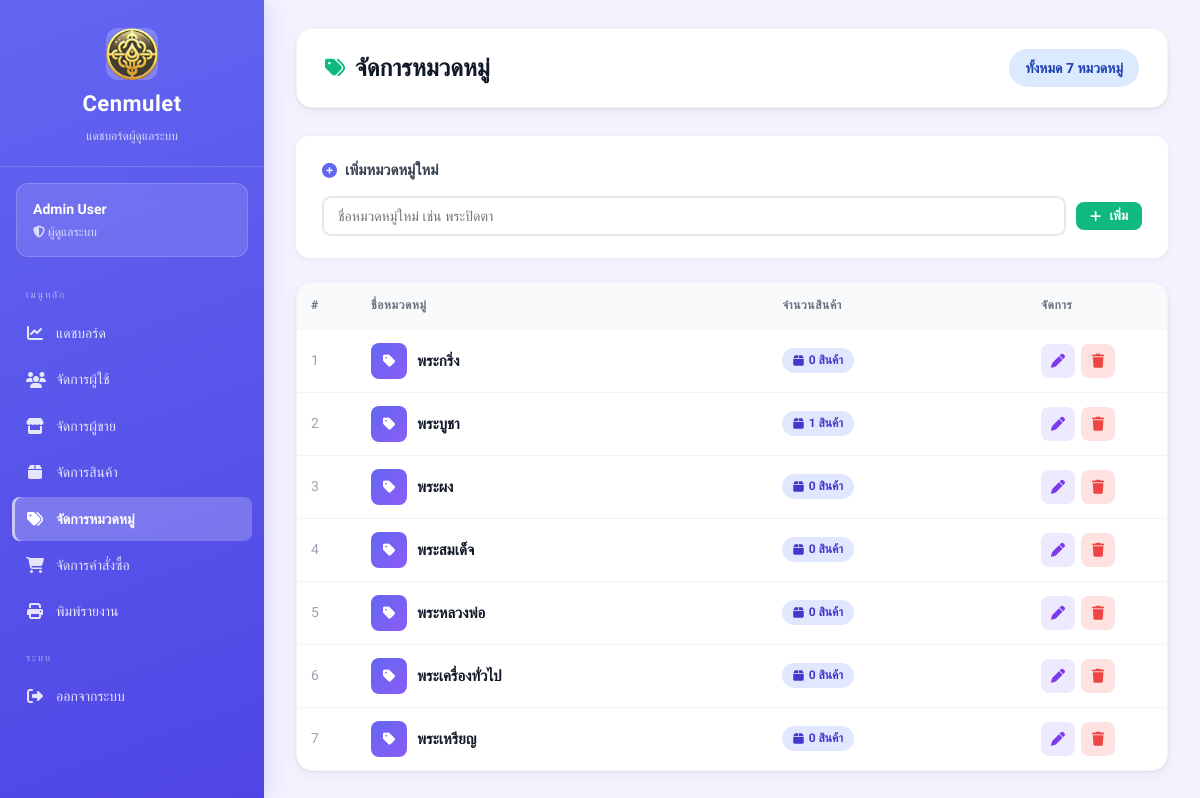
Screenshot of /views/admin/categories.php (signed in) with the database file from the repository.
### tables this page shows
CREATE TABLE categories (
    id INTEGER PRIMARY KEY AUTOINCREMENT,
    category_name TEXT
);

### views/admin/categories.php (the view, shortened to what this page needs)
<?php
require_once __DIR__ . "/../../config/db.php";
$admin_id = $_SESSION['user_id'];
$stmt = $db->prepare("SELECT * FROM admins WHERE id = :id");
$stmt->execute([':id' => $admin_id]);
$admin = $stmt->fetch(PDO::FETCH_ASSOC);
$categories = $db->query("
    SELECT c.*,
           COUNT(a.id) as product_count
    FROM categories c
    LEFT JOIN amulets a ON c.id = a.categoryId
    GROUP BY c.id
    ORDER BY c.category_name ASC
")->fetchAll(PDO::FETCH_ASSOC);
$total = count($categories);
?>
<!DOCTYPE html>
<html lang="th">
<head>
    <link rel="stylesheet" href="/public/css/dashboard.css">
    <link rel="stylesheet" href="https://cdnjs.cloudflare.com/ajax/libs/font-awesome/6.5.1/css/all.min.css">
</head>
<body class="admin">
<div class="dashboard-container">
<?php include __DIR__ . '/_sidebar.php'; ?>
<main class="main-content">
    <div class="top-bar">
        <h1><i class="fa-solid fa-tags"></i> จัดการหมวดหมู่</h1>
        <span class="badge badge-info" style="font-size:14px;padding:8px 16px">
            ทั้งหมด <?php echo $total; ?> หมวดหมู่
        </span>
    </div>
    <div class="cat-form-card">
        <h3><i class="fa-solid fa-plus-circle"></i> เพิ่มหมวดหมู่ใหม่</h3>
        <form action="/admin/category_action.php" method="POST">
            <div class="cat-input-row">
                <input type="text" name="category_name" id="newCategoryName"
                       placeholder="ชื่อหมวดหมู่ใหม่ เช่น พระปิดตา" required maxlength="100"
                       autocomplete="off">
                <button type="submit" class="btn btn-primary btn-sm" style="white-space:nowrap">
                    <i class="fa-solid fa-plus"></i> เพิ่ม
                </button>
            </div>
        </form>
    </div>
    <div class="card">
        <div class="table-wrapper">
        <?php if (count($categories) > 0): ?>
        <table id="catTable">
            <thead>
                <tr>
                    <th style="width:60px">#</th>
                    <th>ชื่อหมวดหมู่</th>
                    <th>จำนวนสินค้า</th>
                    <th style="width:140px">จัดการ</th>
                </tr>
            </thead>
            <tbody>
            <?php foreach ($categories as $i => $c): ?>
            <tr id="row-<?php echo $c['id']; ?>">
                <td style="color:#9ca3af"><?php echo $i + 1; ?></td>
                <td>
                    <div id="view-<?php echo $c['id']; ?>"
                         style="display:flex;align-items:center;gap:10px">
                        <div style="width:36px;height:36px;border-radius:8px;background:linear-gradient(135deg,#6366f1,#8b5cf6);display:flex;align-items:center;justify-content:center;color:#fff;flex-shrink:0">
                            <i class="fa-solid fa-tag"></i>
                        </div>
                        <strong style="font-size:15px"><?php echo htmlspecialchars($c['category_name']); ?></strong>
                    </div>
                </td>
                <td>
                    <span class="cat-count-chip">
                        <i class="fa-solid fa-box"></i>
                        <?php echo number_format($c['product_count']); ?> สินค้า
                    </span>
                </td>
                <td>
                    <div id="viewBtns-<?php echo $c['id']; ?>" style="display:flex;gap:6px">
                        <button class="btn-icon edit-cat" title="แก้ไข"
                                onclick="startEdit(<?php echo $c['id']; ?>)">
                            <i class="fa-solid fa-pen"></i>
                        </button>
                        <form action="/admin/category_action.php" method="POST"
                              onsubmit="return confirmDelete(<?php echo $c['product_count']; ?>, '<?php echo htmlspecialchars(addslashes($c['category_name'])); ?>')">
                            <button type="submit" class="btn-icon delete-cat" title="ลบ">
                                <i class="fa-solid fa-trash"></i>
                            </button>
                        </form>
                    </div>
                </td>
            </tr>
            <?php endforeach; ?>
            </tbody>
        </table>
        <?php endif; ?>
        </div>
    </div>
</main>
</div>
</body>
</html>

### views/admin/_sidebar.php (shortened to what this page needs)
<?php
$current = basename($_SERVER['PHP_SELF']);
?>
<aside class="sidebar admin">
    <div class="sidebar-header">
        <img src="/public/images/image.png" alt="">
        <h2>Cenmulet</h2>
        <p>แดชบอร์ดผู้ดูแลระบบ</p>
    </div>
    <div class="sidebar-user">
        <h3><?php echo htmlspecialchars($admin['fullname']); ?></h3>
        <p><i class="fa-solid fa-shield-halved"></i> ผู้ดูแลระบบ</p>
    </div>
    <ul class="sidebar-menu">
        <li class="menu-sep">เมนูหลัก</li>
        <li>
            <a href="/views/admin/dashboard.php"
               class="<?php echo $current === 'dashboard.php' ? 'active' : ''; ?>">
                <i class="fa-solid fa-chart-line"></i> แดชบอร์ด
            </a>
        </li>
        <li>
            <a href="/views/admin/users.php"
               class="<?php echo $current === 'users.php' ? 'active' : ''; ?>">
                <i class="fa-solid fa-users"></i> จัดการผู้ใช้
            </a>
        </li>
        <li>
            <a href="/views/admin/sellers.php"
               class="<?php echo in_array($current, ['sellers.php','approve_sellers.php']) ? 'active' : ''; ?>">
                <i class="fa-solid fa-store"></i> จัดการผู้ขาย
            </a>
        </li>
        <li>
            <a href="/views/admin/products.php"
               class="<?php echo $current === 'products.php' ? 'active' : ''; ?>">
                <i class="fa-solid fa-box"></i> จัดการสินค้า
            </a>
        </li>
        <li>
            <a href="/views/admin/categories.php"
               class="<?php echo $current === 'categories.php' ? 'active' : ''; ?>">
                <i class="fa-solid fa-tags"></i> จัดการหมวดหมู่
            </a>
        </li>
        <li>
            <a href="/views/admin/orders.php"
               class="<?php echo $current === 'orders.php' ? 'active' : ''; ?>">
                <i class="fa-solid fa-cart-shopping"></i> จัดการคำสั่งซื้อ
            </a>
        </li>
        <li>
            <a href="/views/admin/report.php"
               class="<?php echo $current === 'report.php' ? 'active' : ''; ?>">
                <i class="fa-solid fa-print"></i> พิมพ์รายงาน
            </a>
        </li>
        <li class="menu-sep">ระบบ</li>
        <li>
            <a href="/auth/logout.php">
                <i class="fa-solid fa-right-from-bracket"></i> ออกจากระบบ
            </a>
        </li>
    </ul>
</aside>

### views/admin/categories.php (style rules this page uses)
.cat-form-card { background: #fff; border-radius: 14px; padding: 22px 26px; box-shadow: 0 2px 8px rgba(0,0,0,.06); margin-bottom: 24px; }
.cat-form-card h3 { font-size: 15px; font-weight: 700; color: #374151; margin-bottom: 14px; display: flex; align-items: center; gap: 8px; }
.cat-form-card h3 i { color: #6366f1; }
.cat-input-row { display: flex; gap: 10px; align-items: center; }
.cat-input-row input { flex: 1; padding: 10px 14px; border: 2px solid #e5e7eb; border-radius: 9px; font-family: inherit; font-size: 14px; outline: none; transition: border-color .2s; }
.btn-icon.edit-cat { background: #ede9fe; color: #7c3aed; }
.btn-icon.delete-cat { background: #fee2e2; color: #ef4444; }
.btn-icon { border: none; padding: 7px 10px; border-radius: 8px; cursor: pointer; font-size: 14px; transition: opacity .2s; }
.cat-count-chip { display: inline-flex; align-items: center; gap: 5px; background: #e0e7ff; color: #4338ca; padding: 3px 11px; border-radius: 99px; font-size: 12px; font-weight: 600; }

### rows the page displays
categories: category_name "พระกริ่ง", product_count "0"
categories: category_name "พระบูชา", product_count "1"
categories: category_name "พระผง", product_count "0"
categories: category_name "พระสมเด็จ", product_count "0"
categories: category_name "พระหลวงพ่อ", product_count "0"
categories: category_name "พระเครื่องทั่วไป", product_count "0"
categories: category_name "พระเหรียญ", product_count "0"

### other values shown
$admin['fullname'] "Admin User"
$total "7"
